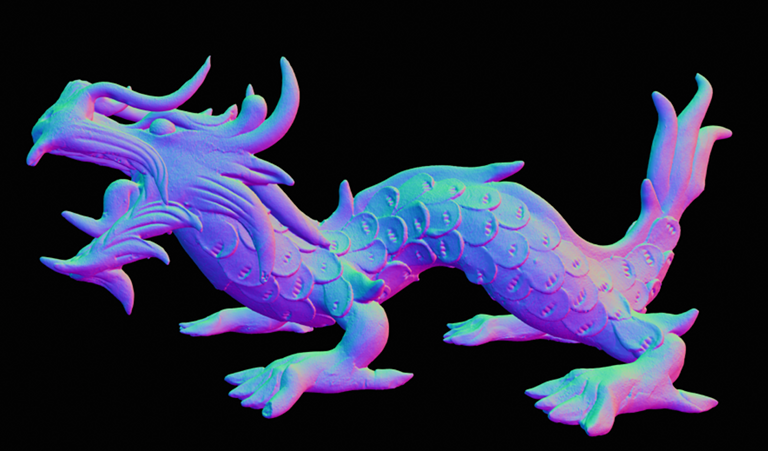
#> input picture Nuage_Points/TP/TP3/codes/normal.png, 768 x 451 px, found by its file name
$ python rendu.py
#> lines starting #> are read from the running program, lines starting #| are printed output that depends on the picture
from PIL import Image
import math
import numpy as np

def read_image(file_path):
    """Read a normal image from 4-channel png file and return its normalized normal

    Params:
        file_path (str): the path to the image

    Returns:
        im_normal (np.array): the centralized normal, it is normalized to [-1, 1].
    """
#> called with file_path = '../normal.png'

    im = np.array(Image.open(file_path)).astype(float)
    im_normal = im[:, :, :3]

    # Centralization
    im_normal_mean = im_normal.mean(axis = (0, 1), keepdims = True)
#> im_normal_mean = [[41.89, 42.71, 69.63]]
    im_normal -= im_normal_mean
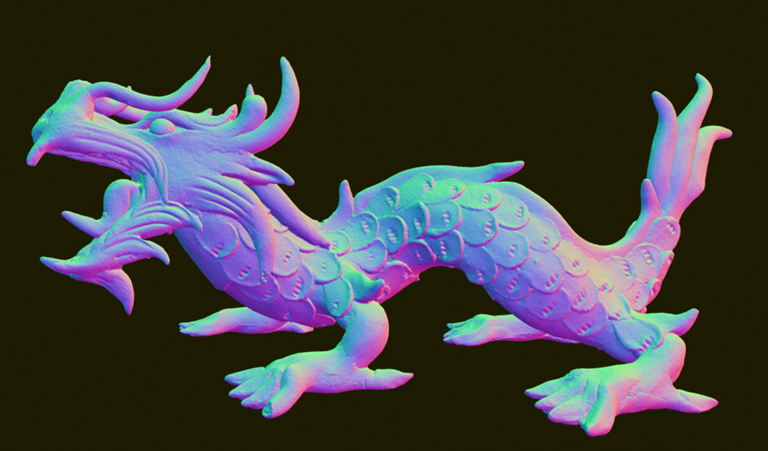
#> im_normal: shape (451, 768, 3) float64; mean R, G, B 0, 0, 0; drawn with min black and max white

    # Normalization
    im_normal_max = np.abs(im_normal).max()
#> im_normal_max = 199.3

    return im_normal / im_normal_max


def three_dim_dot(mat1, mat2):
    """Perform an element-wise vector dot on the third channel.

    1. The dimension of two matrix should be the same
    2. The result is clipped to [0, 1]

    Params:
        mat1 (np.array): m x n x k
        mat2 (np.array): m x n x k

    Returns:
        mat_dot (np.array): m x n x 1
    """

    assert(mat1.shape == mat2.shape), "The two matrices should have the same shape!"

    return np.clip((mat1 * mat2).sum(-1)[:, :, np.newaxis], 0, 1)


class Material_Lambert:
    """Lambert BRDF

    Attribus:
        my_color(np.array): the albedo color of size 1 x 1 x 3
        my_diffu(float): the diffusion coeff
    """

    def __init__(self, my_color, my_diffu):

        self.color = np.array(my_color).reshape((1, 1, -1))
        self.my_diffu = my_diffu

    def calc_fd(self):

        f =  self.my_diffu * self.color / np.pi

        return f


class Material_BP:
    """Blinn-Phong BRDF

    Attribus:
        coeff_specular (float): k^s
        coeff_shininess (float): S
    """

    def __init__(self, coeff_specular, coeff_shininess):

        self.coeff_specular = coeff_specular
        self.coeff_shininess = coeff_shininess

    def calc_fs(self, normal, w_i, w_o):

        w_h = w_i + w_o
        w_h /= np.linalg.norm(w_h, axis = -1, keepdims = True)

        f = self.coeff_specular * np.float_power(three_dim_dot(normal, w_h), self.coeff_shininess)

        return f


class Material_CT:
    """Cook-Torrance BRDF

    Attribus:
        alpha (float): roughness
        beta  (binary): metallic property, 1 - albedo, 0 - fresnel
        specular (np.array): albedo color, 1 x 1 x 3
        index (float): fresnel index
    """

    def __init__(self, alpha, beta, specular, index):

        self.alpha = alpha
        self.beta = beta
        self.specular = np.array(specular).reshape((1, 1, -1))
        self.index = index

    def calc_d(self, normal, w_h):

        dot_n_wh = three_dim_dot(normal, w_h)
        denom = np.pi * np.power((self.alpha ** 2 - 1) * np.power(dot_n_wh, 2) + 1, 2)

        return np.power(self.alpha, 2) / denom

    def calc_f(self, w_i, w_h):

        c = np.power((self.index - 1) / (self.index + 1), 2)
        c = np.array([c, c, c]).reshape((1, 1, -1)) if self.beta == 0 else self.specular

        dot_wi_wh = three_dim_dot(w_i, w_h)

        return c + (1 - c) * np.power(1 - dot_wi_wh, 5)


    def calc_g(self, normal, w_i, w_o):

        k = self.alpha * np.sqrt(2 / np.pi)

        dot_n_wi = three_dim_dot(normal, w_i)
        dot_n_wo = three_dim_dot(normal, w_o)

        g1 = lambda my_dot: my_dot / (my_dot * (1 - k) + k)
        g_wi = g1(dot_n_wi)
        g_wo = g1(dot_n_wo)

        return g_wi * g_wo


    def calc_fs(self, normal, w_i, w_o):

        w_h = w_i + w_o
        w_h /= np.linalg.norm(w_h, axis = -1, keepdims = True)

        my_d = self.calc_d(normal, w_h)
        my_f = self.calc_f(w_i, w_h)
        my_g = self.calc_g(normal, w_i, w_o)

        dot_n_wi = three_dim_dot(normal, w_i)
        dot_n_wo = three_dim_dot(normal, w_o)

        denom = 4 * dot_n_wi * dot_n_wo
        denom[denom == 0] = 1.

        f =  my_d * my_f * my_g / denom

        return f


class LightSource:
    """Define light source

    Attribus:
        coord (np.array): the coordinate of the light source, 1 x 1 x 3
        color (np.array): albedo color, 1 x 1 x 3
        indense (float): the indensity of the light
    """

    def __init__(self, my_coord, my_color, my_ind):

        self.coord = np.array(my_coord).reshape((1, 1, -1))
        self.color = np.array(my_color).reshape((1, 1, -1))
        self.indense = my_ind

    def calc_wi(self, img_coords):

        w_i = img_coords - self.coord
        w_i /= np.linalg.norm(w_i, axis = -1, keepdims = True)

        return w_i

    def calc_li(self):

        return self.color * self.indense


class CameraDirection:
    """Define the camera direction

    Attribus:
        coord (np.array): the coordinate of the camera, 1 x 1 x 3
    """

    def __init__(self, my_coord):

        self.coord = np.array(my_coord).reshape((1, 1, -1))

    def calc_wo(self, img_coords):

        w_o = img_coords - self.coord
        w_o /= np.linalg.norm(w_o, axis = -1, keepdims = True)

        return w_o


def shade(normalImage, method = "l"):
    """ Shade a normal image with different BRDF

    Params:
        normalImage (np.array): n x m x 3
        method (str): 'l' - Diffuse: lambert, Specular: 0
                      'bp' - Diffuse: lambert, Specular: Blinn-Phong
                      'ct' - Diffuse: lambert, Specular: Cook-Torrance

    Returns:
        Lo (np.array): n x m x 3, normalized output image (scaled to [0, 1])
    """

    method = method.lower()
    assert(method in ["l", "bp", "ct"]), "The BRDF is not implemented!"

    # defind light and BRDF model
    light = LightSource([0, 1., 1.], [0.5, 0.6, 0.6], 1)
    fd_brdf, fs_brdf = Material_Lambert([0.6, 0.75, 0.5], 1), None

    if method == 'bp':
        fs_brdf = Material_BP(0.5, 5)
    elif method == 'ct':
        fs_brdf = Material_CT(0.5, 0, [0.6, 0.75, 0.5], 4)

    camera = CameraDirection([50., 400., 1.])
    h, w, _ = normalImage.shape

    # expand 2D image to 3D point cloud
    img_xcoords, img_ycoords = np.mgrid[0:h, 0:w]
    img_coords = np.stack((img_xcoords, img_ycoords, np.zeros_like(img_xcoords)), axis = -1)

    # calculate relating variables
    n_i = normalImage
    w_i = light.calc_wi(img_coords)
    w_o = camera.calc_wo(img_coords)

    f_d = fd_brdf.calc_fd()
    f_s = np.array([0]) if method == 'l' else fs_brdf.calc_fs(n_i, w_i, w_o)

    Lo = light.calc_li() * (f_s + f_d) * three_dim_dot(w_i, n_i)

    # normalize Lo to [0, 1]
    Lo_min, Lo_max = Lo.min(), Lo.max()
    Lo = (Lo - Lo_min) / (Lo_max - Lo_min)

    return Lo


if __name__ == "__main__":

    im = read_image("../normal.png")

    # Lambert
    shade_im = shade(im, 'l')
#> in calc_wo, `w_o /= np.linalg.norm(w_o, axis = -1, keepdims = True)`:
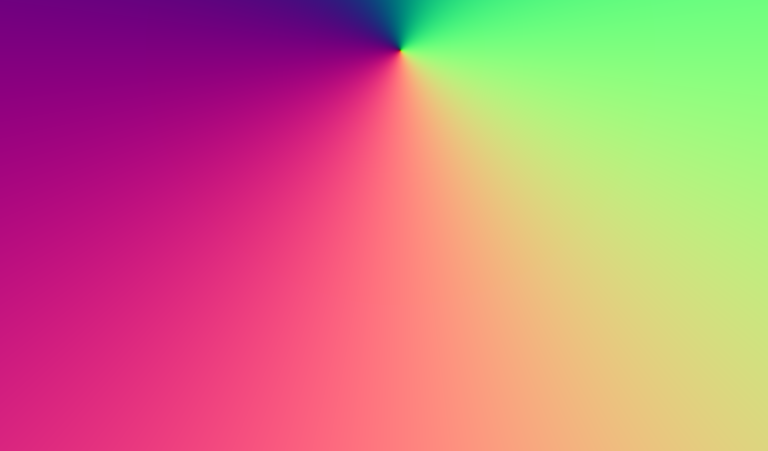
#> w_o: shape (451, 768, 3) float64; mean of channels 0, 1, 2 0.56, -0.0381, -0.00506; drawn with min black and max white
#> in shade, `f_s = np.array([0]) if method == 'l' else fs_brdf.calc_fs(n_i, w_i, w_o)`: f_s = [0]
#> in shade, `Lo = light.calc_li() * (f_s + f_d) * three_dim_dot(w_i, n_i)`:
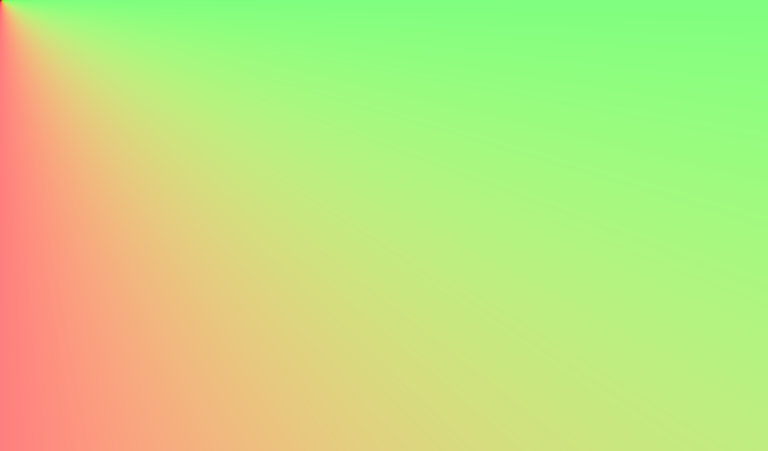
#> w_i: shape (451, 768, 3) float64; mean of channels 0, 1, 2 0.519, 0.76, -0.00296; drawn with min black and max white
#> in shade, `Lo_min, Lo_max = Lo.min(), Lo.max()`: Lo_min = 0; Lo_max = 0.143
    shade_im = np.stack((shade_im))
    result = Image.fromarray((shade_im * 255).astype(np.uint8))
    result.show(title = "Lambert")

    # Blinn-Phong
    shade_im = shade(im, 'bp')
#> call 2 of shade, with method = 'bp'
#> in shade (call 2), `Lo = light.calc_li() * (f_s + f_d) * three_dim_dot(w_i, n_i)`:
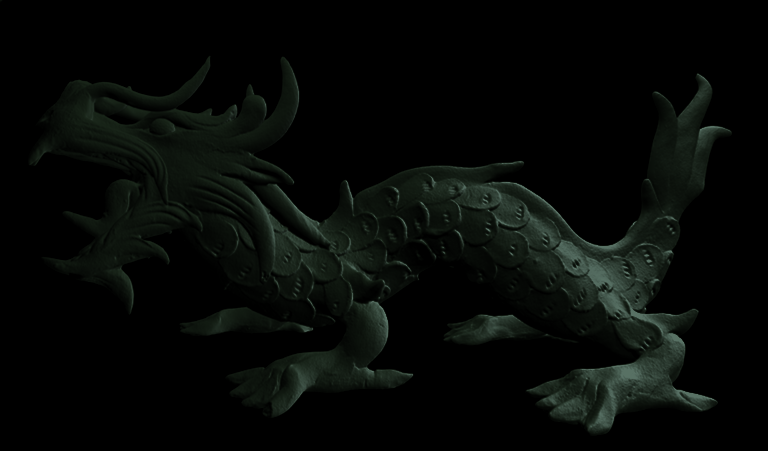
#> Lo: shape (451, 768, 3) float64; mean of channels 0, 1, 2 0.0252, 0.0354, 0.0268; drawn as R, G, B
#> in shade (call 2), `Lo_min, Lo_max = Lo.min(), Lo.max()`: Lo_max = 0.443
    shade_im = np.stack((shade_im))
    result = Image.fromarray((shade_im * 255).astype(np.uint8))
    result.show(title = "Lambert + Blinn-Phong")


    # Cook-Torrance
    shade_im = shade(im, 'ct')
#> call 3 of shade, with method = 'ct'
#> in calc_f, `return c + (1 - c) * np.power(1 - dot_wi_wh, 5)`:
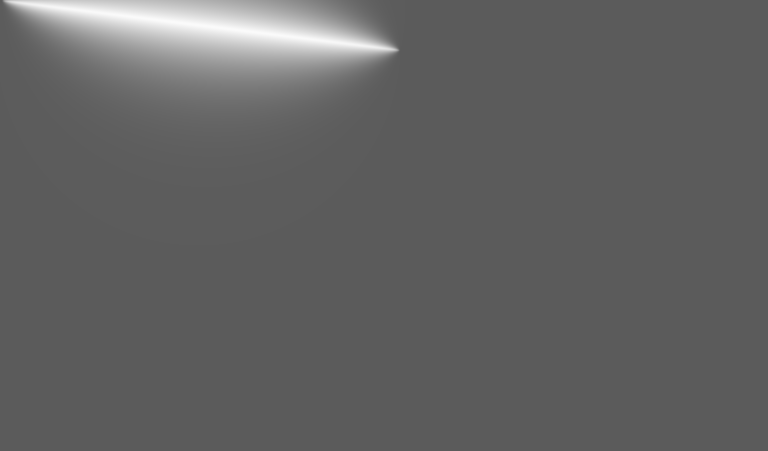
#> returned value: shape (451, 768, 3) float64; min 0.36, max 0.984, mean 0.388
#> in calc_fs, `denom[denom == 0] = 1.`:
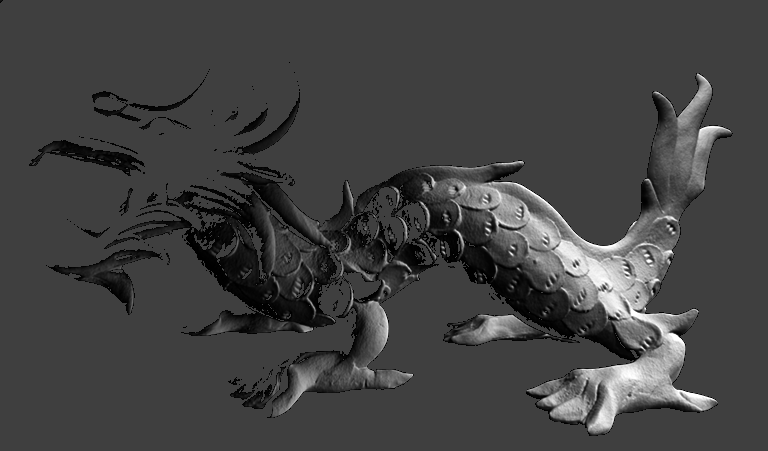
#> denom: shape (451, 768, 1) float64; min 8.41e-06, max 4, mean 1.04; drawn with min black and max white
#> in shade (call 3), `Lo = light.calc_li() * (f_s + f_d) * three_dim_dot(w_i, n_i)`:
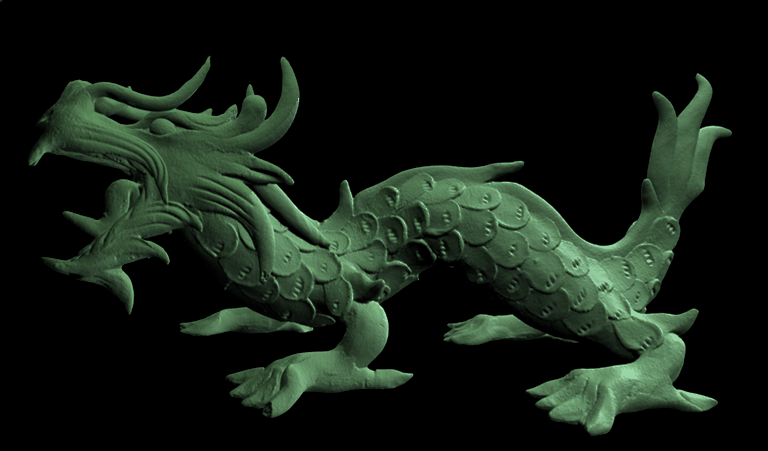
#> Lo: shape (451, 768, 3) float64; mean of channels 0, 1, 2 0.0196, 0.0287, 0.0201; drawn with min black and max white
#> in shade (call 3), `Lo_min, Lo_max = Lo.min(), Lo.max()`: Lo_max = 0.255
    shade_im = np.stack((shade_im))
    result = Image.fromarray((shade_im * 255).astype(np.uint8))
    result.show(title = "Lambert + Cook-Torrance")
